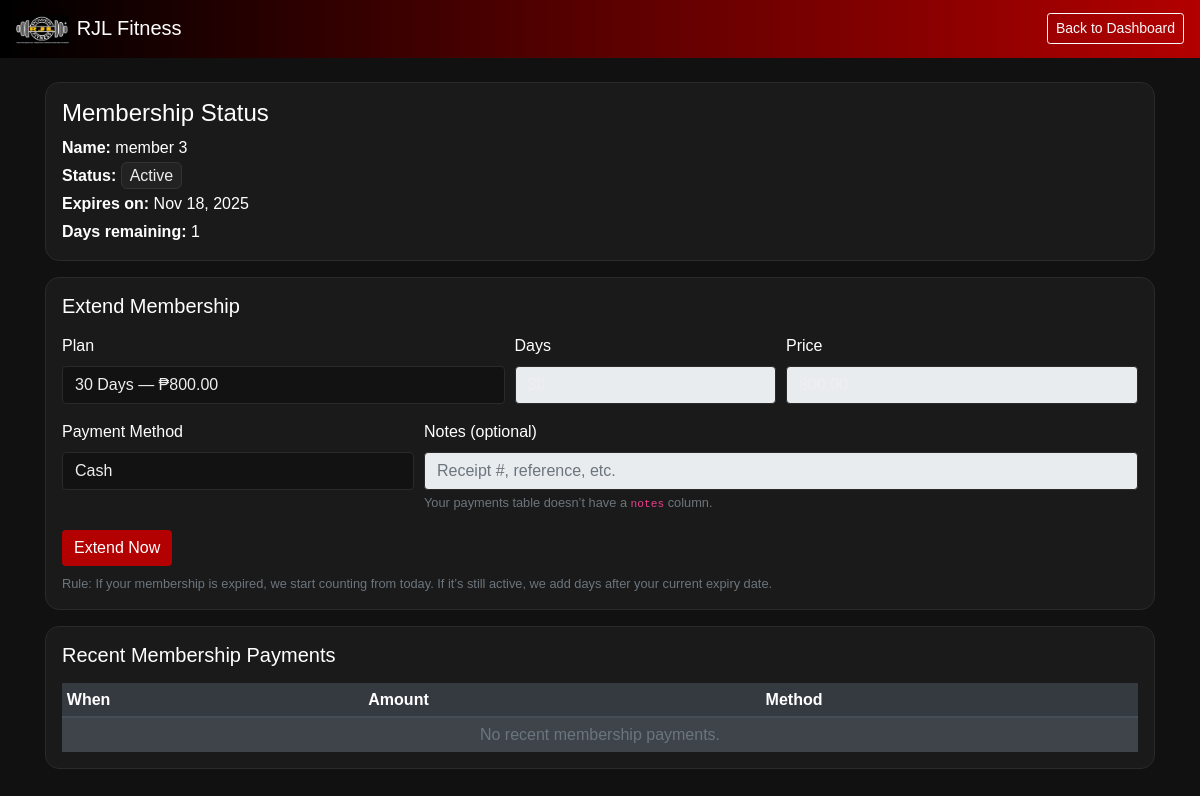
Screenshot of /membership.php (signed in) with the database file from the repository.
### tables this page shows
CREATE TABLE `users` (
  `id` int(11) NOT NULL,
  `username` varchar(100) NOT NULL,
  `password` varchar(255) NOT NULL,
  `full_name` varchar(150) DEFAULT NULL,
  `avatar_path` varchar(255) DEFAULT NULL,
  `email` varchar(150) DEFAULT NULL,
  `phone` varchar(50) DEFAULT NULL,
  `address` varchar(255) DEFAULT NULL,
  `role` enum('member','trainer','staff','admin') NOT NULL DEFAULT 'member',
  `status` enum('pending','active','suspended') NOT NULL DEFAULT 'active',
  `created_at` timestamp NOT NULL DEFAULT current_timestamp(),
  `membership_expires_at` datetime DEFAULT NULL,
  `id_number` varchar(20) DEFAULT NULL,
  `valid_id_path` varchar(255) DEFAULT NULL,
  `valid_id_status` enum('none','pending','approved','rejected') NOT NULL DEFAULT 'none',
  `valid_id_note` varchar(255) DEFAULT NULL,
  `valid_id_uploaded_at` datetime DEFAULT NULL
);

### membership.php (the view, shortened to what this page needs)
<?php
require __DIR__ . '/db.php';
$userId   = (int)$_SESSION['user_id'];
$username = $_SESSION['username'] ?? '';
$PLANS = [
  ['label' => '30 Days',  'days' => 30,  'price' => 800.00],
  ['label' => '90 Days',  'days' => 90,  'price' => 2200.00],
  ['label' => '180 Days', 'days' => 180, 'price' => 4200.00],
];
$DEFAULT_METHOD = 'cash';
function has_column(mysqli $conn, string $table, string $column): bool {
  $sql = "SELECT 1 FROM INFORMATION_SCHEMA.COLUMNS
          WHERE TABLE_SCHEMA = DATABASE() AND TABLE_NAME = ? AND COLUMN_NAME = ? LIMIT 1";
  $st = $conn->prepare($sql);
  $st->bind_param('ss', $table, $column);
  $st->execute(); $res = $st->get_result();
  $ok = $res && $res->num_rows > 0;
  return $ok;
}
function fmtDate($ts){ if(!$ts) return 'Not set'; $t=strtotime($ts); return $t?date('M d, Y',$t):'Not set'; }
function daysLeft($ts){ if(!$ts) return 0; $t=strtotime($ts); $today=strtotime(date('Y-m-d').' 00:00:00'); return (int)floor(($t-$today)/86400); }
function isExpired($ts){ if(!$ts) return true; return (strtotime($ts) < time()); }
$has_paid_at = has_column($conn,'payments','paid_at');
$has_method  = has_column($conn,'payments','method');
$has_notes   = has_column($conn,'payments','notes');
$errors  = [];
$user = ['full_name'=>'','email'=>'','expires'=>null];
if ($st = $conn->prepare("SELECT full_name, email, membership_expires_at FROM users WHERE id=? LIMIT 1")) {
  $st->bind_param('i', $userId);
  $st->execute();
  $st->bind_result($full_name, $email, $expires_at);
  if ($st->fetch()) {
    $user['full_name'] = $full_name ?? '';
    $user['email']     = $email ?? '';
    $user['expires']   = $expires_at;
  }
} else { $errors[] = 'Database error (load user).'; }
$statusExpired   = isExpired($user['expires']);
$days_remaining  = daysLeft($user['expires']);
$status_label    = $statusExpired ? 'Expired' : 'Active';
$selCols = [];
$selCols[] = $has_paid_at ? "paid_at" : "NULL AS paid_at";
$selCols[] = "amount";
if ($has_method) $selCols[] = "method";
$sqlRecent = "SELECT ".implode(',', $selCols)." FROM payments WHERE user_id=? ";
$sqlRecent .= "ORDER BY ".($has_paid_at ? "paid_at" : "id")." DESC LIMIT 10";
$recent = [];
if ($st = $conn->prepare($sqlRecent)) {
  $st->bind_param('i',$userId);
  $st->execute();
  $res = $st->get_result();
  if ($res) { $recent = $res->fetch_all(MYSQLI_ASSOC); $res->free(); }
}
?>
<!doctype html>
<html lang="en">
<head>
<link href="https://cdn.jsdelivr.net/npm/bootstrap@4.5.2/dist/css/bootstrap.min.css" rel="stylesheet">
</head>
<body>
<nav class="navbar navbar-dark px-3">
  <a class="navbar-brand" href="home.php"><img src="photo/logo.jpg" height="30" class="mr-2" alt="">RJL Fitness</a>
  <div class="ml-auto">
    <a class="btn btn-outline-light btn-sm" href="home.php">Back to Dashboard</a>
  </div>
</nav>
<div class="container py-4">
  <div class="card p-3 mb-3">
    <h4 class="mb-2">Membership Status</h4>
    <p class="mb-1"><strong>Name:</strong> <?= htmlspecialchars($user['full_name'] ?: $username) ?></p>
    <p class="mb-1"><strong>Status:</strong> <span class="badge-soft"><?= htmlspecialchars($status_label) ?></span></p>
    <p class="mb-1"><strong>Expires on:</strong> <?= htmlspecialchars(fmtDate($user['expires'])) ?></p>
    <p class="mb-0"><strong>Days remaining:</strong> <?= $statusExpired ? 0 : (int)$days_remaining ?></p>
  </div>
  <div class="card p-3 mb-3">
    <h5 class="mb-3">Extend Membership</h5>
    <form method="post" class="mb-0" autocomplete="off">
      <div class="form-row">
        <div class="form-group col-md-5">
          <label>Plan</label>
          <select id="plan" class="custom-select">
            <?php foreach ($PLANS as $i => $p): ?>
              <option value="<?= $i ?>"><?= htmlspecialchars($p['label']) ?> — ₱<?= number_format($p['price'],2) ?></option>
            <?php endforeach; ?>
          </select>
        </div>
        <div class="form-group col-md-3">
          <label>Days</label>
          <input type="number" id="days_input" class="form-control" min="1" value="<?= (int)$PLANS[0]['days'] ?>">
        </div>
        <div class="form-group col-md-4">
          <label>Price</label>
          <input type="number" id="price_input" class="form-control" step="0.01" min="0" value="<?= number_format($PLANS[0]['price'],2,'.','') ?>">
        </div>
      </div>
      <?php if ($has_method): ?>
      <div class="form-row">
        <div class="form-group col-md-4">
          <label>Payment Method</label>
          <select name="method" class="custom-select">
            <option value="cash">Cash</option>
          </select>
        </div>
        <div class="form-group col-md-8">
          <label>Notes (optional)</label>
          <input type="text" name="notes" class="form-control" placeholder="Receipt #, reference, etc." <?= $has_notes ? '' : 'disabled' ?>>
          <?php if(!$has_notes): ?><small class="text-muted">Your payments table doesn’t have a <code>notes</code> column.</small><?php endif; ?>
        </div>
      </div>
      <?php else: ?>
        <input type="hidden" name="method" value="<?= htmlspecialchars($DEFAULT_METHOD) ?>">
      <?php endif; ?>
      <button class="btn btn-danger">Extend Now</button>
    </form>
    <small class="text-muted d-block mt-2">
      Rule: If your membership is expired, we start counting from today. If it’s still active, we add days after your current expiry date.
    </small>
  </div>
  <div class="card p-3">
    <h5 class="mb-3">Recent Membership Payments</h5>
    <div class="table-responsive">
      <table class="table table-dark table-striped table-sm mb-0">
        <thead>
          <tr>
            <th><?= $has_paid_at ? 'When' : 'Record' ?></th>
            <th>Amount</th>
            <?php if ($has_method): ?><th>Method</th><?php endif; ?>
          </tr>
        </thead>
        <tbody>
          <?php if (!$recent): ?>
            <tr><td colspan="<?= 2 + ($has_method?1:0) + ($has_notes?1:0) ?>" class="text-center text-muted">No recent membership payments.</td></tr>
          <?php else: foreach ($recent as $row): ?>
            <tr>
              <td>
                <?php
                  if ($has_paid_at && !empty($row['paid_at'])) {
                    echo htmlspecialchars(date('M d, Y g:ia', strtotime($row['paid_at'])));
                  } else {
                    echo '—';
                  }
                ?>
              </td>
              <td>₱<?= number_format((float)$row['amount'],2) ?></td>
              <?php if ($has_method): ?><td><?= htmlspecialchars($row['method'] ?? '—') ?></td><?php endif; ?>
              <?php if ($has_notes) : ?><td><?= htmlspecialchars($row['notes']  ?? '') ?></td><?php endif; ?>
            </tr>
          <?php endforeach; endif; ?>
        </tbody>
      </table>
    </div>
  </div>
</div>
</body>
</html>

### membership.php (style rules this page uses)
:root { --brand:#b30000; --brand-hover:#ff1a1a; --bg:#111; --panel:#1a1a1a; --line:#2a2a2a; --muted:#aaa; }
body { background:#111;color:#fff;font-family:'Poppins',sans-serif;min-height:100vh }
.navbar { background:linear-gradient(90deg,#000,var(--brand)) }
.card { background:#1a1a1a;border:1px solid #2a2a2a;border-radius:14px }
.badge-soft { background:#222;border:1px solid #333;color:#eee;padding:.25rem .5rem;border-radius:6px }
.form-control,.custom-select { background:#121212;border:1px solid #2a2a2a;color:#eee }
.btn-danger { background:var(--brand);border:none }
.table thead th { border-top:0 }
a,a:hover { color:#fff }

### rows the page displays
users: full_name "member 3", membership_expires_at "Active", membership_expires_at "Nov 18, 2025", membership_expires_at "1"

### other values shown
form field value "30 Days — ₱800.00"
